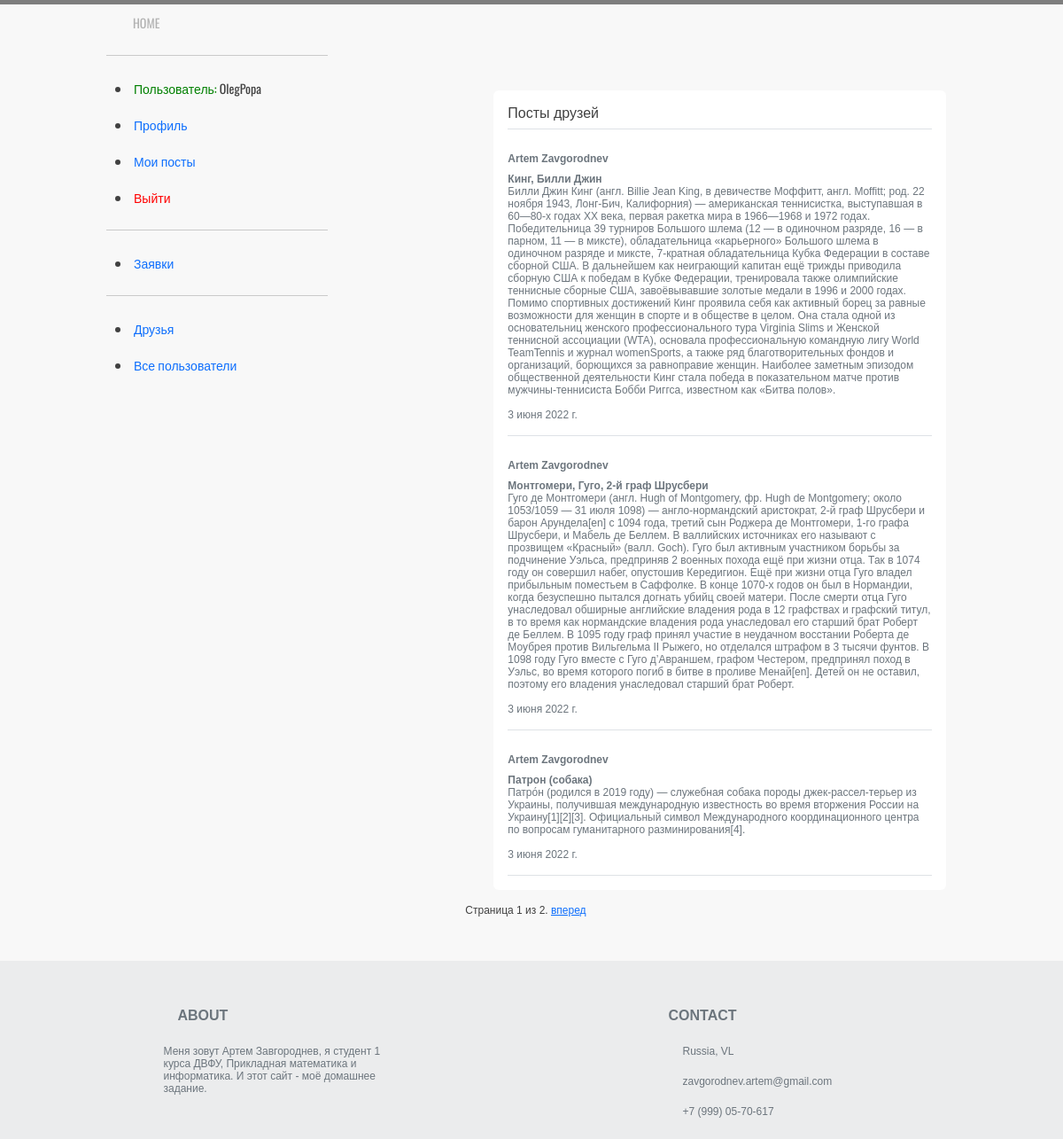
/ (signed in), run on the app's committed database.
### forum/models.py (models this page shows, shortened)
class Post(models.Model):
    current_user = models.ForeignKey(User, related_name='post_owner', null=True, on_delete=models.CASCADE)
    head = models.CharField("Заголовок", max_length=100)
    text = models.TextField("Текст", null=True, blank=True)
    date = models.DateField(null=True, blank=True)

class Profile(models.Model):
    user = models.OneToOneField(User, null=True, on_delete=models.CASCADE)
    first_name = models.CharField("first name", max_length=100)
    last_name = models.CharField("last name", max_length=100)
    profile_pic = models.ImageField(null=True, blank=True, upload_to="images/profile/")
    date_of_birth = models.DateField(null=True, blank=True)
    bio = models.TextField(null=True, blank=True)
    facebook = models.CharField(max_length=50, null=True, blank=True)
    twitter = models.CharField(max_length=50, null=True, blank=True)
    instagram = models.CharField(max_length=50, null=True, blank=True)
    SEX_STATUS = (
        ('m', 'male'),
        ('f', 'female'),
    )
    sex = models.CharField(max_length=1, choices=SEX_STATUS, blank=True, default='m')

### forum/views.py (the view)
# urls.py: path('', views.FriendsPostList.as_view(), name='home'),
class FriendsPostList(ListView):
    model = Post
    template_name = 'forum/fiends_posts.html'
    paginate_by = 3
    def get_queryset(self):
        user = self.request.user
        try:
            return Post.objects.filter(current_user__in=Friend.objects.get(current_user=user).users.all()).order_by('-date')
        except:
            return ''

### forum/templates/forum/fiends_posts.html (shortened to what this page needs)
{% extends "forum/base.html" %}
{% load static %}
{% block content %}
<ul>
        <div class="my-3 p-3 bg-white rounded box-shadow">
        <h6 class="border-bottom border-gray pb-2 mb-0">Посты друзей</h6>
        {% if post_list %}
        {% for post in post_list %}
            <div class="media text-muted pt-3">
                <div class="d-flex justify-content-between align-items-center w-100">
                        <nav><strong class="text-gray-dark"><a href="{% url 'user_profile' post.current_user.profile.id %}" class="link-secondary">{{ post.current_user.profile.first_name }} {{ post.current_user.profile.last_name }}</a></strong></nav><hr>
                </div>
                <div class="media-body pb-3 mb-0 lh-125 border-bottom border-gray">
                    <strong><span class="d-block">{{post.head}}</span></strong>
                    {{post.text}}<br><br>
                    {{post.date}}
                </div>
            </div>
            {% endfor %}
        {% else %}
        <p>Еще нет постов.</p>
        {% endif %}
        </div>
    </ul>
{% endblock content %}

### forum/templates/forum/base.html (shortened to what this page needs)
<!DOCTYPE html>
<html lang="ru">
<head>
    <link href="https://cdn.jsdelivr.net/npm/bootstrap@5.2.0-beta1/dist/css/bootstrap.min.css" rel="stylesheet">
  {% load static %}
  <link rel="stylesheet" href="{% static 'css/styles.css' %}">
</head>
<body>
    <div id="wrapper">
        <nav>
            <ul class="top-menu">
                <li><a href="{% url 'home' %}">HOME</a></li>
            </ul>
        </nav>
		<aside>
            <nav>
                {% block sidebar %}
                {% if user.is_authenticated %}
                <hr>
                <li><font color="green">Пользователь:</font> {{ user.get_username }}</li>
                {% if user.profile %}
                <li><a href="{% url 'user_profile' user.profile.id %}">Профиль</a></li>
                {% else %}
                <li><a href="{% url 'create_user_profile' %}">Создать профиль</a></li>
                {% endif %}
                <li><a href="{% url 'my_posts' %}">Мои посты</a></li>
                <li><a href="{% url 'logout'%}?next={% url 'home' %}"><font color="red">Выйти</font></a></li>
                {% if user.profile %}
                <hr>
                <li><a href="{% url 'user_friend_requests'%}">Заявки</a></li>
                <hr>
                <li><a href="{% url 'friends'%}">Друзья</a></li>
                <li><a href="{% url 'all_users'%}">Все пользователи</a></li>
                {% endif %}
                {% else %}
                <li><a href="{% url 'login'%}?next={{request.path}}">Войти</a></li>
                {% endif %}
                {% endblock %}
            </nav>
        </aside>
		<section>
        <div class="container-fluid" style="min-height: 350px">
            <div class="row">
            <div class="col-sm-2">
            </div>
                <div class="col-sm-10 ">
                    {% block content %}{% endblock %}
                    {% block pagination %}
                    {% if is_paginated %}
                    <div class="pagination">
                        <span class="page-links">
                            <span class="page-current">
                                Страница {{ page_obj.number }} из {{ page_obj.paginator.num_pages }}.
                            </span>
                            {% if page_obj.has_next %}
                            <a href="{{ request.path }}?page={{ page_obj.next_page_number }}">вперед</a>
                            {% endif %}
                        </span>
                    </div>
                    {% endif %}
                    {% endblock %}
                </div>
            </div>
        </div>
        </section>
    </div>
    <footer class="text-center text-lg-start bg-light text-muted navbar-fixed-bottom">
        <div class="text-center p-1" style="background-color: rgba(0, 0, 0, 0.05);">
            <div class="container text-center text-md-start mt-5">
                <div class="row mt-3">
                    <div class="col-md-3 col-lg-4 col-xl-3 mx-auto mb-4">
                        <h6 class="text-uppercase fw-bold mb-4">
                            ABOUT
                        </h6>
                        <p>
                            Меня зовут Артем Завгороднев, я студент 1 курса ДВФУ, Прикладная математика и информатика. И этот сайт - моё домашнее задание.
                        </p>
                    </div>
                    <div class="col-md-4 col-lg-3 col-xl-3 mx-auto mb-md-0 mb-4">
                        <h6 class="text-uppercase fw-bold mb-4">
                            Contact
                        </h6>
                        <p> Russia, VL</p>
                        <p>
                            zavgorodnev.artem@gmail.com
                        </p>
                        <p> +7 (999) 05-70-617</p>
                    </div>
                </div>
            </div>
        </div>
    </footer>
</body>
</html>

### forum/static/css/styles.css (style rules this page uses)
body { color: #414141; font: 12px Tahoma, sans-serif; background-color: #f8f8f8; border-top: 5px solid #7e7e7e; margin: 0; }
p { margin: 20px 0; }
#wrapper { max-width: 960px; margin: auto; }
nav a { text-decoration: none; }
nav ul { margin: 0; padding: 0; }
nav li { list-style-position: inside; font: 14px 'Oswald', sans-serif; padding: 10px; }
.top-menu li { display: inline-block; padding: 10px 30px; margin: 0; }
.top-menu a { color: #b2b2b2; }
aside { float: left; width: 250px; }
section { margin-top: 40px; margin-left: 280px; padding-bottom: 50px; }

### data on the page
Post: current_user.profile.first_name "Artem", current_user.profile.last_name "Zavgorodnev", head "Кинг, Билли Джин", text "Билли Джин Кинг (англ. Billie Jean King, в девичестве Моффитт, англ. Moffitt; род. 22 ноября 1943, Лонг-Бич, Калифорния) — американская теннисистка, выступавшая в 60—80-х годах XX века, первая ракетка мира в 1966—1968 и 1972 годах. Победительница 39 турниров Большого шлема (12 — в одиночном разряде, 16 — в парном, 11 — в миксте), обладательница «карьерного» Большого шлема в одиночном разряде и миксте, 7-кратная обладательница Кубка Федерации в составе сборной США. В дальнейшем как неиграющий капитан ещё трижды приводила сборную США к победам в Кубке Федерации, тренировала также олимпийские теннисные сборные США, завоёвывавшие золотые медали в 1996 и 2000 годах. Помимо спортивных достижений…", date "3 июня 2022 г."
Post: current_user.profile.first_name "Artem", current_user.profile.last_name "Zavgorodnev", head "Монтгомери, Гуго, 2-й граф Шрусбери", text "Гуго де Монтгомери (англ. Hugh of Montgomery, фр. Hugh de Montgomery; около 1053/1059 — 31 июля 1098) — англо-нормандский аристократ, 2-й граф Шрусбери и барон Арундела[en] с 1094 года, третий сын Роджера де Монтгомери, 1-го графа Шрусбери, и Мабель де Беллем. В валлийских источниках его называют с прозвищем «Красный» (валл. Goch). Гуго был активным участником борьбы за подчинение Уэльса, предприняв 2 военных похода ещё при жизни отца. Так в 1074 году он совершил набег, опустошив Кередигион. Ещё при жизни отца Гуго владел прибыльным поместьем в Саффолке. В конце 1070-х годов он был в Нормандии, когда безуспешно пытался догнать убийц своей матери. После смерти отца Гуго унаследовал обширные…", date "3 июня 2022 г."
Post: current_user.profile.first_name "Artem", current_user.profile.last_name "Zavgorodnev", head "Патрон (собака)", text "Патро́н (родился в 2019 году) — служебная собака породы джек-рассел-терьер из Украины, получившая международную известность во время вторжения России на Украину[1][2][3]. Официальный символ Международного координационного центра по вопросам гуманитарного разминирования[4].", date "3 июня 2022 г."

### other printed values
{{ user.get_username }} "OlegPopa"
{{ page_obj.number }} "1"
{{ page_obj.paginator.num_pages }} "2"
